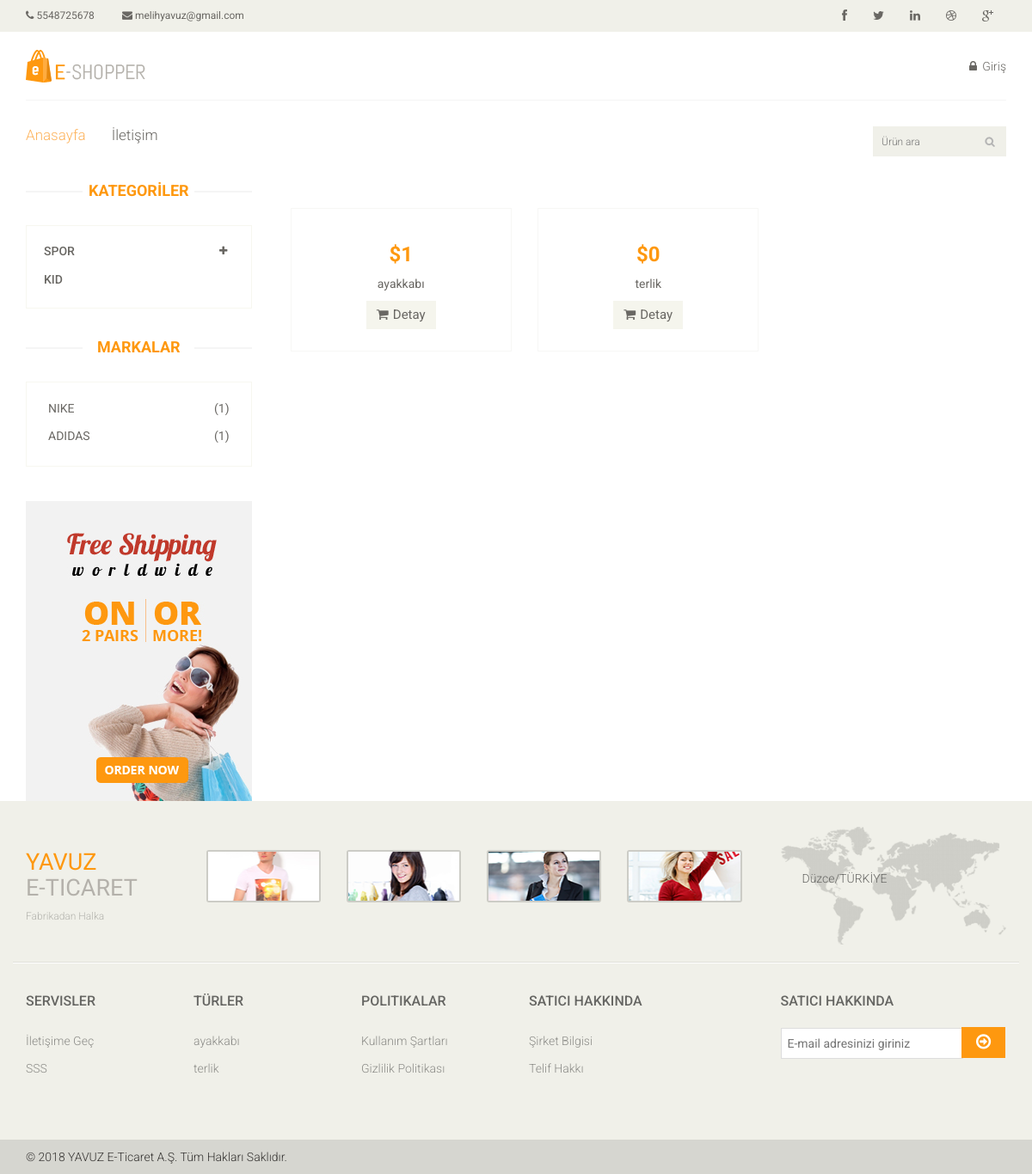
The page /index.php/site/search on the database its author committed.
### tables this page shows
CREATE TABLE `product` (
  `id` int(11) NOT NULL,
  `name` varchar(20) DEFAULT NULL,
  `price` int(11) DEFAULT NULL,
  `category_id` int(11) DEFAULT NULL,
  `brand_id` int(11) DEFAULT NULL,
  `sold` int(11) DEFAULT NULL,
  `type` varchar(10) DEFAULT NULL,
  `image` text,
  `detail` varchar(101) DEFAULT NULL
);

### application/controllers/Site.php (called while the page is built, shortened)
<?php
class Site extends CI_Controller {
	function __construct(){
		$this->load->model('site_model');
	}
	function search(){
		$searchkey = $this->input->post('searchkey');
		$data['categories'] = $this->site_model->categories();
		$data['brand_items'] = $this->site_model->brand_items();
		$data['category_brands'] = $this->site_model->category_brands();
		$data['types'] = $this->site_model->types();
		$data['products'] = $this->site_model->select_table('product');
		$data['products'] = $this->site_model->search($searchkey);
		$this->load->view('search', $data);
	}
}

### index.php (called while the page is built, shortened)
<?php
require_once BASEPATH.'core/CodeIgniter.php';

### application/models/Site_model.php (called while the page is built, shortened)
<?php
class Site_model extends ci_model
{
	function types(){
		return $this->db->query("select * from product group by type limit 10")->result();
	}
	function search($key){
		return $this->db->query("select * from product where name like '%$key%'")->result();
	}
}

### application/views/features.php (the view, shortened to what this page needs)
<div class="col-sm-9 padding-right">
					<div class="features_items">
						<?php foreach ($products as $product) :?>
						<div class="col-sm-4">
							<div class="product-image-wrapper">
								<div class="single-products1">
										<div class="productinfo text-center">
											<h2>$<?=$product->price?></h2>
											<p><?=$product->name?></p>
											<a href="<?=site_url('site/product_detail/'.$product->id)?>" class="btn btn-default add-to-cart"><i class="fa fa-shopping-cart"></i>Detay</a>
										</div>
								</div>
							</div>
						</div>
						<?php endforeach;?>
					</div>
				</div>

### application/views/footer.php (shortened to what this page needs)
<footer id="footer">
		<div class="footer-top">
			<div class="container">
				<div class="row">
					<div class="col-sm-2">
						<div class="companyinfo">
							<h2><span>YAVUZ</span><br>E-ticaret</h2>
							<p>Fabrikadan Halka</p>
						</div>
					</div>
					<div class="col-sm-7">
						<div class="col-sm-3">
							<div class="video-gallery text-center">
								<a href="#">
									<div class="iframe-img">
										<img src="<?=site_url('images/home/iframe1.png')?>" alt="" />
									</div>
								</a>
							</div>
						</div>
						<div class="col-sm-3">
							<div class="video-gallery text-center">
								<a href="#">
									<div class="iframe-img">
										<img src="<?=site_url('images/home/iframe2.png')?>" alt="" />
									</div>
								</a>
							</div>
						</div>
						<div class="col-sm-3">
							<div class="video-gallery text-center">
								<a href="#">
									<div class="iframe-img">
										<img src="<?=site_url('images/home/iframe3.png')?>" alt="" />
									</div>
								</a>
							</div>
						</div>
						<div class="col-sm-3">
							<div class="video-gallery text-center">
								<a href="#">
									<div class="iframe-img">
										<img src="<?=site_url('images/home/iframe4.png')?>" alt="" />
									</div>
								</a>
							</div>
						</div>
					</div>
					<div class="col-sm-3">
						<div class="address">
							<img src="images/home/map.png" alt="" />
							<p>Düzce/TÜRKİYE</p>
						</div>
					</div>
				</div>
			</div>
		</div>
		<div class="footer-widget">
			<div class="container">
				<div class="row">
					<div class="col-sm-2">
						<div class="single-widget">
							<h2>Servisler</h2>
							<ul class="nav nav-pills nav-stacked">
								<li><a href="#">İletişime Geç</a></li>
								<li><a href="#">SSS</a></li>
							</ul>
						</div>
					</div>
					<div class="col-sm-2">
						<div class="single-widget">
							<h2>Türler</h2>
							<ul class="nav nav-pills nav-stacked">
								<?php foreach ($types as $type) :?>
								<li><a href="#"><?=$type->type?></a></li>
							<?php endforeach;?>
							</ul>
						</div>
					</div>
					<div class="col-sm-2">
						<div class="single-widget">
							<h2>Politikalar</h2>
							<ul class="nav nav-pills nav-stacked">
								<li><a href="#">Kullanım Şartları</a></li>
								<li><a href="#">Gizlilik Politikası</a></li>
							</ul>
						</div>
					</div>
					<div class="col-sm-2">
						<div class="single-widget">
							<h2>Satıcı Hakkında</h2>
							<ul class="nav nav-pills nav-stacked">
								<li><a href="#">Şirket Bilgisi</a></li>
								<li><a href="#">Telif Hakkı</a></li>
							</ul>
						</div>
					</div>
					<div class="col-sm-3 col-sm-offset-1">
						<div class="single-widget">
							<h2>Satıcı Hakkında</h2>
							<form action="#" class="searchform">
								<input type="text" placeholder="E-mail adresinizi giriniz" />
								<button type="submit" class="btn btn-default"><i class="fa fa-arrow-circle-o-right"></i></button>
							</form>
						</div>
					</div>
				</div>
			</div>
		</div>
		<div class="footer-bottom">
			<div class="container">
				<div class="row">
					<p class="pull-left">© 2018 YAVUZ E-Ticaret A.Ş. Tüm Hakları Saklıdır.</p>
				</div>
			</div>
		</div>
	</footer>

### css/main.css (style rules this page uses)
body { font-family: 'Roboto', sans-serif; background:; position: relative; font-weight:400px; }
ul li { list-style: none; }
a { -webkit-transition: 300ms; -moz-transition: 300ms; -o-transition: 300ms; transition: 300ms; }
h1, h2, h3, h4, h5, h6 { font-family: 'Roboto', sans-serif; }
#footer { background: #F0F0E9; }
.footer-top .container { border-bottom: 1px solid #E0E0DA; padding-bottom: 20px; }
.companyinfo { margin-top: 57px; }
.companyinfo h2 { color: #B4B1AB; font-family: abel; font-size: 27px; text-transform: uppercase; }
.companyinfo h2 span { color:#FE980F; }
.companyinfo p { color: #B3B3AD; font-family: 'Roboto', sans-serif; font-size: 12px; font-weight: 300; }
.footer-top .col-sm-3 { overflow: hidden; }
.video-gallery { margin-top: 57px; position: inherit; }
.video-gallery a img { height: 100%; width: 100%; }
.iframe-img { position: relative; display: block; height: 61px; margin-bottom: 10px; border: 2px solid #CCCCC6; border-radius: 3px; }
.address { margin-top: 30px; position: relative; overflow: hidden; }
.address img { width:100%; }
.address p { color: #666663; font-family: 'Roboto', sans-serif; font-size: 14px; font-weight: 300; left: 25px; position: absolute; top: 50px; }
.footer-widget { margin-bottom: 68px; }
.footer-widget .container { border-top: 1px solid #FFFFFF; padding-top: 15px; }
.single-widget h2 { color: #666663; font-family: 'Roboto', sans-serif; font-size: 16px; font-weight: 500; margin-bottom: 22px; text-transform: uppercase; }
.single-widget ul li a { color: #8C8C88; font-family: 'Roboto', sans-serif; font-size: 14px; font-weight: 300; padding: 5px 0; }
.searchform input { border: 1px solid #DDDDDD; color: #CCCCC6; font-family: 'Roboto', sans-serif; font-size: 14px; margin-top: 0; outline: medium none; padding: 7px; width: 212px; }
.searchform button { background: #FE980F; border: medium none; border-radius: 0; margin-left: -5px; margin-top: -3px; padding: 7px 17px; }
.searchform button i { color: #FFFFFF; font-size: 20px; }
.footer-bottom { background: #D6D6D0; padding-top: 10px; }
.footer-bottom p { color: #363432; font-family: 'Roboto', sans-serif; font-weight: 300; margin-left: 15px; }
.padding-right { padding-right: 0; }
.features_items { overflow:hidden; }
.product-image-wrapper { border:1px solid #F7F7F5; overflow: hidden; margin-bottom:30px; }
.productinfo h2 { color: #FE980F; font-family: 'Roboto', sans-serif; font-size: 24px; font-weight: 700; }
.productinfo p { font-family: 'Roboto', sans-serif; font-size: 14px; font-weight: 400; color: #696763; }
.productinfo { position:relative; }
.add-to-cart { background:#F5F5ED; border: 0 none; border-radius: 0; color: #696763; font-family: 'Roboto', sans-serif; font-size: 15px; margin-bottom: 25px; }
.add-to-cart i { margin-right:5px; }

### rows shown on the page
product: price "1", name "ayakkabı", type "ayakkabı"
product: price "0", name "terlik", type "terlik"

### other values the page prints
TELNO "5548725678"
EMAIL "melihyavuz@gmail.com"
$category->category_name "SPOR"
$category->category_name "KID"
$brand->total "1"
$brand->name "NIKE"
$brand->name "ADIDAS"
